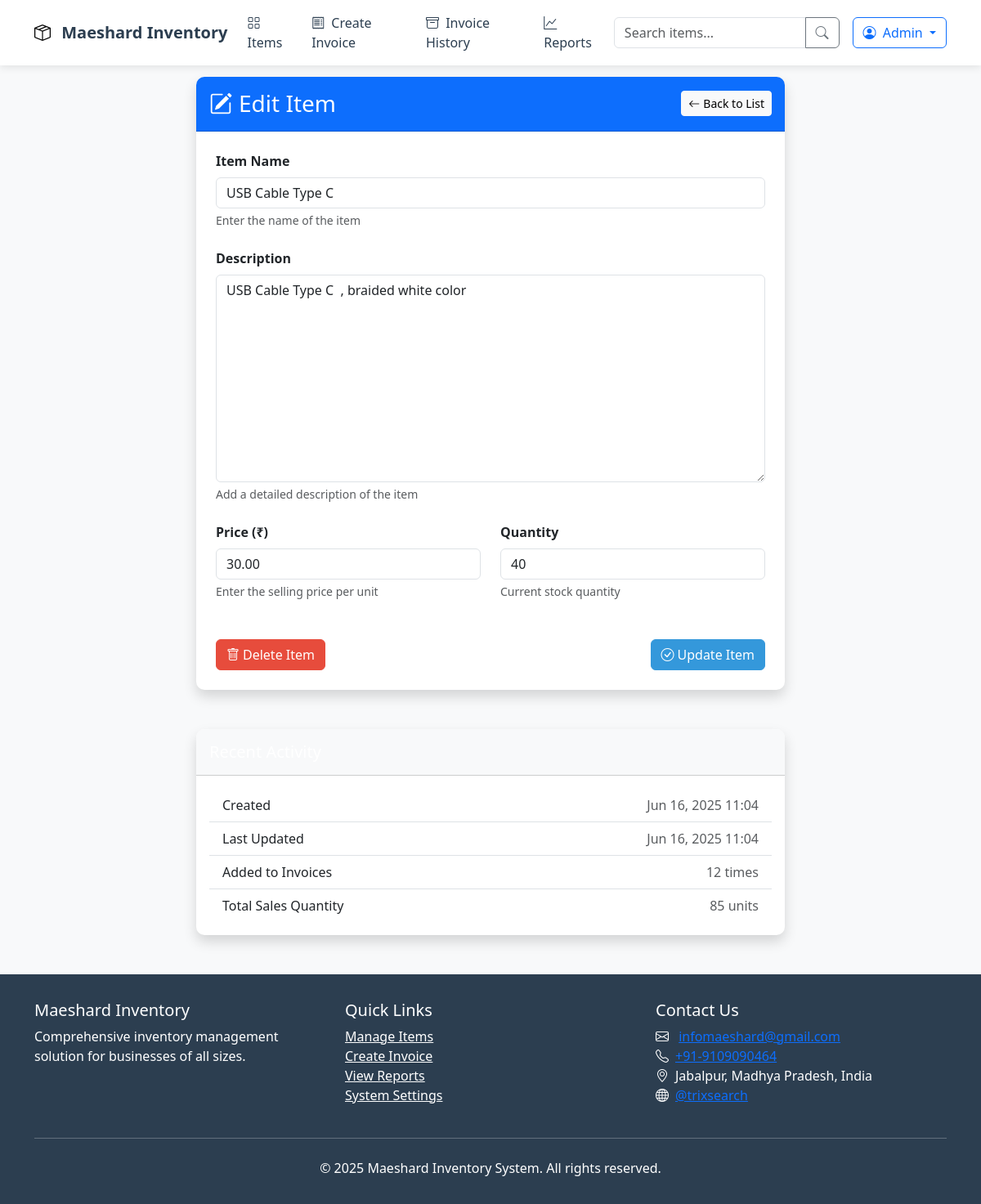
The app's page /items/edit/4/ with its own data.
### khata/models.py (models this page shows, shortened)
class Item(models.Model):
    name = models.CharField(max_length=100, unique=True)
    description = models.TextField(blank=True)
    price = models.DecimalField(max_digits=10, decimal_places=2)
    quantity = models.PositiveIntegerField(default=0)
    created_at = models.DateTimeField(auto_now_add=True)
    updated_at = models.DateTimeField(auto_now=True)

### khata/views.py (the view)
# urls.py: path('items/edit/<int:item_id>/', views.edit_item, name='edit_item'),
def edit_item(request, item_id):
    item = get_object_or_404(Item, id=item_id)
    if request.method == 'POST':
        form = ItemForm(request.POST, instance=item)
        if form.is_valid():
            form.save()
            return redirect('item_list')
    else:
        form = ItemForm(instance=item)
    return render(request, 'khata/item_form.html', {'form': form})

### khata/forms.py
class ItemForm(forms.ModelForm):
    class Meta:
        model = Item
        fields = ['name', 'description', 'price', 'quantity']

### templates/khata/item_form.html (shortened to what this page needs)
{% extends 'base.html' %}
{% block content %}
<div class="container">
    <div class="row justify-content-center">
        <div class="col-lg-8">
            <div class="card shadow border-0 mb-5">
                <div class="card-header bg-primary text-white py-3">
                    <div class="d-flex justify-content-between align-items-center">
                        <h3 class="mb-0">
                            {% if form.instance.id %}
                                <i class="bi bi-pencil-square me-2"></i>Edit Item
                            {% else %}
                                <i class="bi bi-plus-circle me-2"></i>Add New Item
                            {% endif %}
                        </h3>
                        <a href="{% url 'item_list' %}" class="btn btn-light btn-sm">
                            <i class="bi bi-arrow-left me-1"></i>Back to List
                        </a>
                    </div>
                </div>
                <div class="card-body p-4">
                    <form method="post" class="needs-validation" novalidate>
                        <div class="mb-4">
                            <label for="id_name" class="form-label fw-bold">Item Name</label>
                            {{ form.name }}
                            <div class="form-text">Enter the name of the item</div>
                        </div>
                        <div class="mb-4">
                            <label for="id_description" class="form-label fw-bold">Description</label>
                            {{ form.description }}
                            <div class="form-text">Add a detailed description of the item</div>
                        </div>
                        <div class="row mb-4">
                            <div class="col-md-6">
                                <label for="id_price" class="form-label fw-bold">Price (₹)</label>
                                {{ form.price }}
                                <div class="form-text">Enter the selling price per unit</div>
                            </div>
                            <div class="col-md-6">
                                <label for="id_quantity" class="form-label fw-bold">Quantity</label>
                                {{ form.quantity }}
                                <div class="form-text">Current stock quantity</div>
                            </div>
                        </div>
                        <div class="d-flex justify-content-between mt-5">
                            {% if form.instance.id %}
                                <a href="{% url 'delete_item' form.instance.id %}" class="btn btn-danger">
                                    <i class="bi bi-trash me-1"></i>Delete Item
                                </a>
                            {% else %}
                                <button type="reset" class="btn btn-outline-secondary">
                                    <i class="bi bi-x-circle me-1"></i>Reset Form
                                </button>
                            {% endif %}
                            <button type="submit" class="btn btn-primary">
                                {% if form.instance.id %}
                                    <i class="bi bi-check-circle me-1"></i>Update Item
                                {% else %}
                                    <i class="bi bi-plus-circle me-1"></i>Add Item
                                {% endif %}
                            </button>
                        </div>
                    </form>
                </div>
            </div>
            {% if form.instance.id %}
            <div class="card shadow border-0">
                <div class="card-header bg-light py-3">
                    <h5 class="mb-0">Recent Activity</h5>
                </div>
                <div class="card-body">
                    <ul class="list-group list-group-flush">
                        <li class="list-group-item">
                            <div class="d-flex justify-content-between">
                                <span>Created</span>
                                <span class="text-muted">{{ form.instance.created_at|date:"M d, Y H:i" }}</span>
                            </div>
                        </li>
                        <li class="list-group-item">
                            <div class="d-flex justify-content-between">
                                <span>Last Updated</span>
                                <span class="text-muted">{{ form.instance.updated_at|date:"M d, Y H:i" }}</span>
                            </div>
                        </li>
                        <li class="list-group-item">
                            <div class="d-flex justify-content-between">
                                <span>Added to Invoices</span>
                                <span class="text-muted">12 times</span>
                            </div>
                        </li>
                        <li class="list-group-item">
                            <div class="d-flex justify-content-between">
                                <span>Total Sales Quantity</span>
                                <span class="text-muted">85 units</span>
                            </div>
                        </li>
                    </ul>
                </div>
            </div>
            {% endif %}
        </div>
    </div>
</div>
{% endblock %}

### templates/base.html (style rules this page uses)
:root { --primary: #2c3e50; --secondary: #3498db; --accent: #e74c3c; --light: #ecf0f1; --dark: #2c3e50; }
body { background-color: #f8f9fa; padding-top: 70px; font-family: 'Segoe UI', Tahoma, Geneva, Verdana, sans-serif; }
.btn-primary { background-color: var(--secondary); border-color: var(--secondary); }
.btn-danger { background-color: var(--accent); border-color: var(--accent); }
.card { border-radius: 10px; box-shadow: 0 4px 6px rgba(0,0,0,0.05); border: none; transition: transform 0.3s, box-shadow 0.3s; }
.card-header { background-color: var(--primary); color: white; border-radius: 10px 10px 0 0 !important; }

### records on screen
Item: name "USB Cable Type C", description "USB Cable Type C , braided white color", price "30.00", quantity "40", instance.created_at "Jun 16, 2025 11:04", instance.updated_at "Jun 16, 2025 11:04"
